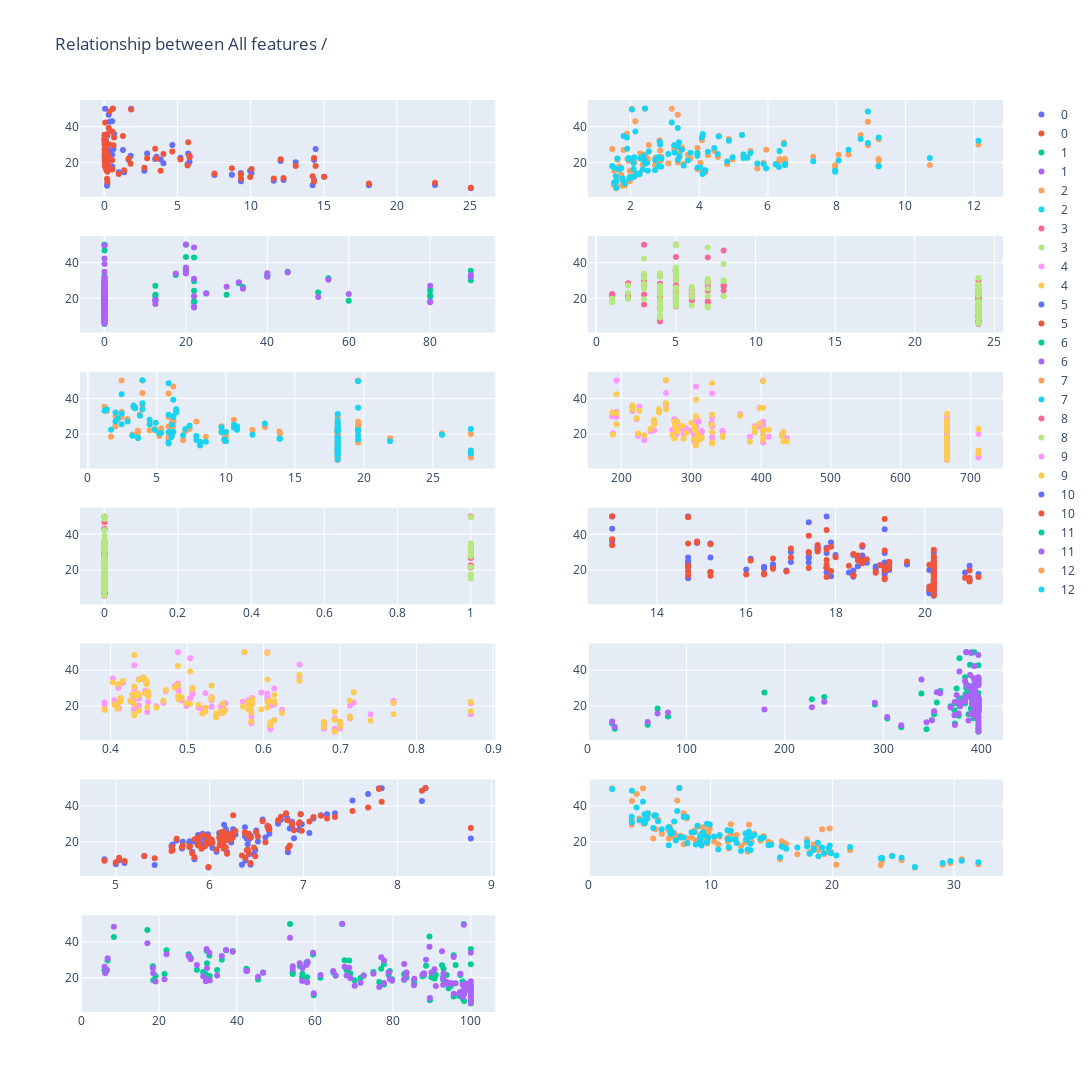

Write notebook code for a chart like this one.
### Code cell
X_test_df = pd.DataFrame(X_test)
y_test_df = pd.DataFrame(y_test)
y_test_pred_df = pd.DataFrame(y_test_pred)
plot_result(X_test_df, y_test_df, y_test_pred_df, 2)
